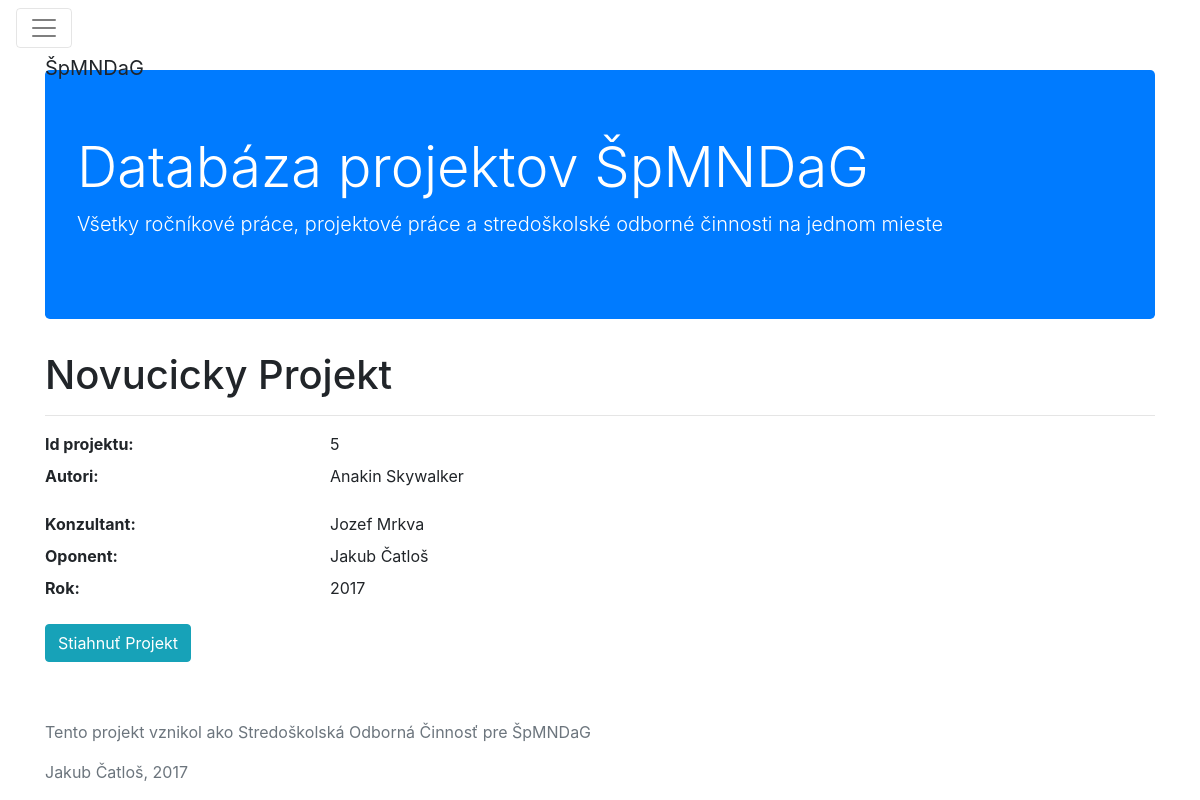
/database/projekty/5/ (signed in), run on the app's committed database.
### database/models.py (models this page shows, shortened)
class Project(models.Model):
  title = models.CharField(max_length=100, default='Nepomenovaný projekt')
  description = models.CharField(max_length=1000, blank=True, null=True)
  document = models.OneToOneField(Document, related_name = "document", null=True, blank=True)
  consultant = models.ForeignKey(User, related_name = "consultant", blank=True, null=True)
  authors = models.ManyToManyField(User, related_name = "projects")
  oponent = models.ForeignKey(User, related_name = "oponent", null=True)
  registration_date = models.DateField(default=timezone.now)

### database/views.py (the view)
# urls.py: url(r'^database/projekty/(\d+)/$', projekty),
@login_required(login_url='login')
def projekty(request, id_input):
  project = Project.objects.get(id=id_input)
  if request.method == 'POST':
    dokument = PridajDokument(request.POST, request.FILES)
    if dokument.is_valid():
      subor = Document(dokument = request.FILES['projekt'])
      subor.save()
      project.document = subor
      project.save()
      subor.save()
  else:
    dokument = PridajDokument()
  return render(request, 'database/project.html', {'project': project, 'user':request.user, 'dokument': dokument})

### templates/database/project.html (shortened to what this page needs)
{% extends "base.html" %}
{% block content %}
  <h1>{{ project.title }}</h1>
  <hr>
  <dl class="row">
    <dt class="col-sm-3 text-truncate">Id projektu:</dt>
    <dd class="col-sm-9">{{ project.id }}</dd>
    <dt class="col-sm-3">Autori:</dt>
      <dd class="col-sm-9">
        <ul class="list-unstyled">
          {% for author in project.authors.all %}
            <li>{{ author.get_full_name }}</li>
          {% endfor %}
        </ul>
      </dd>
    <dt class="col-sm-3">Konzultant:</dt>
    <dd class="col-sm-9">{% if project.consultant %}{{ project.consultant.get_full_name }}{% endif %}</dd>
    <dt class="col-sm-3">Oponent:</dt>
    <dd class="col-sm-9">{% if project.oponent %}{{ project.oponent.get_full_name }}{% endif %}</dd>
    <dt class="col-sm-3 text-truncate">Rok:</dt>
    <dd class="col-sm-9">{{ project.registration_date.year }}</dd>
  </dl>
  {% if not project.document == None %}
    <a class="btn btn-info my-2 my-sm-0" href="{{ project.document.dokument.url }}">Stiahnuť Projekt</a>
  {% endif %}
{% endblock %}

### data on the page
Project: title "Novucicky Projekt", id "5", consultant.get_full_name "Jozef Mrkva", oponent.get_full_name "Jakub Čatloš", registration_date.year "2017"

### other printed values
{{ author.get_full_name }} "Anakin Skywalker"
